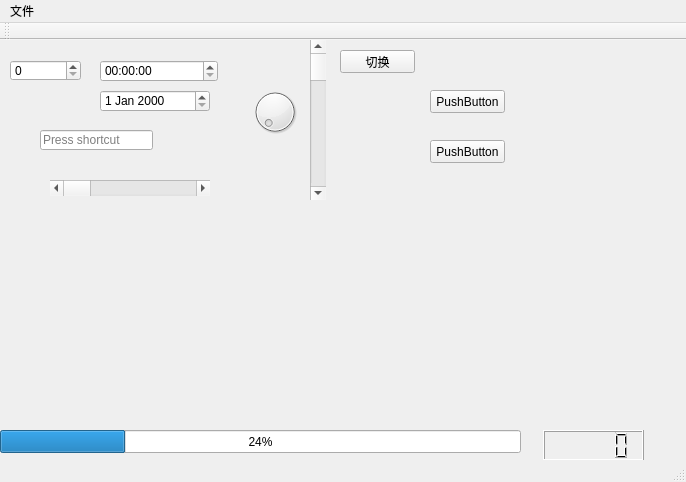
<?xml version="1.0" encoding="UTF-8"?>
<ui version="4.0">
 <class>MainWindow</class>
 <widget class="QMainWindow" name="MainWindow">
  <property name="geometry">
   <rect>
    <x>0</x>
    <y>0</y>
    <width>686</width>
    <height>482</height>
   </rect>
  </property>
  <property name="windowTitle">
   <string>吔屎主程序</string>
  </property>
  <property name="windowIcon">
   <iconset>
    <normaloff>C:/Users/xiang/Pictures/556.JPG</normaloff>C:/Users/xiang/Pictures/556.JPG</iconset>
  </property>
  <widget class="QWidget" name="centralWidget">
   <widget class="QStackedWidget" name="stackedWidget">
    <property name="geometry">
     <rect>
      <x>390</x>
      <y>0</y>
      <width>191</width>
      <height>211</height>
     </rect>
    </property>
    <property name="currentIndex">
     <number>1</number>
    </property>
    <widget class="QWidget" name="page_3">
     <widget class="QRadioButton" name="radioButton">
      <property name="geometry">
       <rect>
        <x>30</x>
        <y>50</y>
        <width>89</width>
        <height>16</height>
       </rect>
      </property>
      <property name="text">
       <string>RadioButton</string>
      </property>
     </widget>
     <widget class="QRadioButton" name="radioButton_2">
      <property name="geometry">
       <rect>
        <x>30</x>
        <y>100</y>
        <width>89</width>
        <height>16</height>
       </rect>
      </property>
      <property name="text">
       <string>RadioButton</string>
      </property>
     </widget>
    </widget>
    <widget class="QWidget" name="page">
     <widget class="QPushButton" name="pushButton_2">
      <property name="geometry">
       <rect>
        <x>40</x>
        <y>50</y>
        <width>75</width>
        <height>23</height>
       </rect>
      </property>
      <property name="text">
       <string>PushButton</string>
      </property>
     </widget>
     <widget class="QPushButton" name="pushButton_3">
      <property name="geometry">
       <rect>
        <x>40</x>
        <y>100</y>
        <width>75</width>
        <height>23</height>
       </rect>
      </property>
      <property name="text">
       <string>PushButton</string>
      </property>
     </widget>
    </widget>
    <widget class="QWidget" name="page_2">
     <widget class="QCommandLinkButton" name="commandLinkButton">
      <property name="geometry">
       <rect>
        <x>10</x>
        <y>50</y>
        <width>172</width>
        <height>41</height>
       </rect>
      </property>
      <property name="text">
       <string>CommandLinkButton</string>
      </property>
     </widget>
     <widget class="QCommandLinkButton" name="commandLinkButton_2">
      <property name="geometry">
       <rect>
        <x>10</x>
        <y>130</y>
        <width>172</width>
        <height>41</height>
       </rect>
      </property>
      <property name="text">
       <string>CommandLinkButton</string>
      </property>
     </widget>
    </widget>
   </widget>
   <widget class="QPushButton" name="change">
    <property name="geometry">
     <rect>
      <x>340</x>
      <y>10</y>
      <width>75</width>
      <height>23</height>
     </rect>
    </property>
    <property name="text">
     <string>切换</string>
    </property>
   </widget>
   <widget class="QSpinBox" name="spinBox">
    <property name="geometry">
     <rect>
      <x>10</x>
      <y>20</y>
      <width>71</width>
      <height>21</height>
     </rect>
    </property>
   </widget>
   <widget class="QTimeEdit" name="timeEdit">
    <property name="geometry">
     <rect>
      <x>100</x>
      <y>20</y>
      <width>118</width>
      <height>22</height>
     </rect>
    </property>
   </widget>
   <widget class="QDateEdit" name="dateEdit">
    <property name="geometry">
     <rect>
      <x>100</x>
      <y>50</y>
      <width>110</width>
      <height>22</height>
     </rect>
    </property>
   </widget>
   <widget class="QDial" name="dial">
    <property name="geometry">
     <rect>
      <x>250</x>
      <y>40</y>
      <width>50</width>
      <height>64</height>
     </rect>
    </property>
   </widget>
   <widget class="QScrollBar" name="horizontalScrollBar">
    <property name="geometry">
     <rect>
      <x>50</x>
      <y>140</y>
      <width>160</width>
      <height>16</height>
     </rect>
    </property>
    <property name="orientation">
     <enum>Qt::Horizontal</enum>
    </property>
   </widget>
   <widget class="QScrollBar" name="verticalScrollBar">
    <property name="geometry">
     <rect>
      <x>310</x>
      <y>0</y>
      <width>16</width>
      <height>160</height>
     </rect>
    </property>
    <property name="orientation">
     <enum>Qt::Vertical</enum>
    </property>
   </widget>
   <widget class="QKeySequenceEdit" name="keySequenceEdit">
    <property name="geometry">
     <rect>
      <x>40</x>
      <y>90</y>
      <width>113</width>
      <height>20</height>
     </rect>
    </property>
   </widget>
   <widget class="QLabel" name="labelGif">
    <property name="geometry">
     <rect>
      <x>0</x>
      <y>190</y>
      <width>231</width>
      <height>161</height>
     </rect>
    </property>
    <property name="text">
     <string/>
    </property>
    <property name="pixmap">
     <pixmap>../image/666.JPG</pixmap>
    </property>
    <property name="scaledContents">
     <bool>true</bool>
    </property>
    <property name="wordWrap">
     <bool>false</bool>
    </property>
   </widget>
   <widget class="QLabel" name="label_wang">
    <property name="geometry">
     <rect>
      <x>260</x>
      <y>200</y>
      <width>141</width>
      <height>91</height>
     </rect>
    </property>
    <property name="text">
     <string/>
    </property>
   </widget>
   <widget class="QLabel" name="labelmove">
    <property name="geometry">
     <rect>
      <x>440</x>
      <y>190</y>
      <width>221</width>
      <height>161</height>
     </rect>
    </property>
    <property name="text">
     <string/>
    </property>
   </widget>
   <widget class="QProgressBar" name="progressBar">
    <property name="geometry">
     <rect>
      <x>0</x>
      <y>390</y>
      <width>521</width>
      <height>23</height>
     </rect>
    </property>
    <property name="value">
     <number>24</number>
    </property>
   </widget>
   <widget class="QLCDNumber" name="lcdNumber">
    <property name="geometry">
     <rect>
      <x>543</x>
      <y>390</y>
      <width>101</width>
      <height>31</height>
     </rect>
    </property>
   </widget>
  </widget>
  <widget class="QMenuBar" name="menuBar">
   <property name="geometry">
    <rect>
     <x>0</x>
     <y>0</y>
     <width>686</width>
     <height>23</height>
    </rect>
   </property>
   <widget class="QMenu" name="menu">
    <property name="title">
     <string>文件</string>
    </property>
    <addaction name="separator"/>
    <addaction name="actionopen"/>
    <addaction name="actionsave"/>
    <addaction name="actionbetter"/>
    <addaction name="actionbest"/>
   </widget>
   <addaction name="menu"/>
  </widget>
  <widget class="QToolBar" name="mainToolBar">
   <attribute name="toolBarArea">
    <enum>TopToolBarArea</enum>
   </attribute>
   <attribute name="toolBarBreak">
    <bool>false</bool>
   </attribute>
  </widget>
  <widget class="QStatusBar" name="statusBar"/>
  <action name="actionopen">
   <property name="text">
    <string>good</string>
   </property>
  </action>
  <action name="actionsave">
   <property name="text">
    <string>well</string>
   </property>
  </action>
  <action name="actionbetter">
   <property name="text">
    <string>better</string>
   </property>
  </action>
  <action name="actionbest">
   <property name="text">
    <string>best</string>
   </property>
  </action>
 </widget>
 <layoutdefault spacing="6" margin="11"/>
 <resources/>
 <connections/>
</ui>
